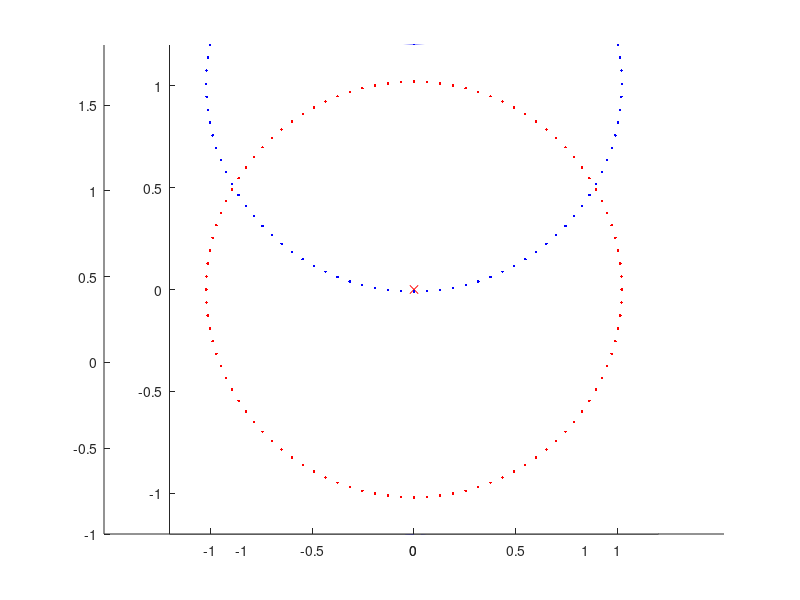

This chart was generated by the following MATLAB code:
% Script understanding wave propagation of monopole with convection, result
% not so good. Probably need ray tracing or something
clearvars;

c = 1;
t1 = 1; % delay 1
t2 = 1.5; % delay 2
u = [0 .85];

p1 = [0 0];

th = 0:2*pi/100:2*pi;
r = ones(1,numel(th))*t1*c;
[p2(:,1), p2(:,2)] = pol2cart(th,r);

for I = 1:size(p2,1)
    unit_vectors = p2(I,:)/norm(p2(I,:));
    r2(I) = t1*(c+dot(p2(I,:)/norm(p2(I,:)),u));
end
[p3(:,1), p3(:,2)] = pol2cart(th,r2);

hold on
plot(p1(1),p1(2),'rx');
plot(p2(:,1),p2(:,2),'b--');
plot(p3(:,1),p3(:,2),'b.-');
hold off
axis equal

%%
t = 0:0.01:1;
r = 0.01*ones(1,numel(th));
[cx,cy] = pol2cart(th, 1*ones(1,numel(th)));
[x, y] = pol2cart(th,r);
x2 = x;
y2 = y;
h = axes('XLim',[-1.2 1.2], 'YLim', [-1.2 1.2]);
axis equal;
hold on
plot(p1(1),p1(2),'rx');
for I = 1:numel(t)
    x = x + cx*0.01; 
    y = y + cy*0.01;
    y2 = y2 + (cy+2*0.5)*0.01;
    gwa = plot(h, x, y, 'r.');
    mwa = plot(h, x, y2,'b.');
    pause(0.1/2);
    delete(gwa);
    delete(mwa);
end
gwa = plot(h, x, y, 'r.');
mwa = plot(h, x, y2,'b.');
hold off